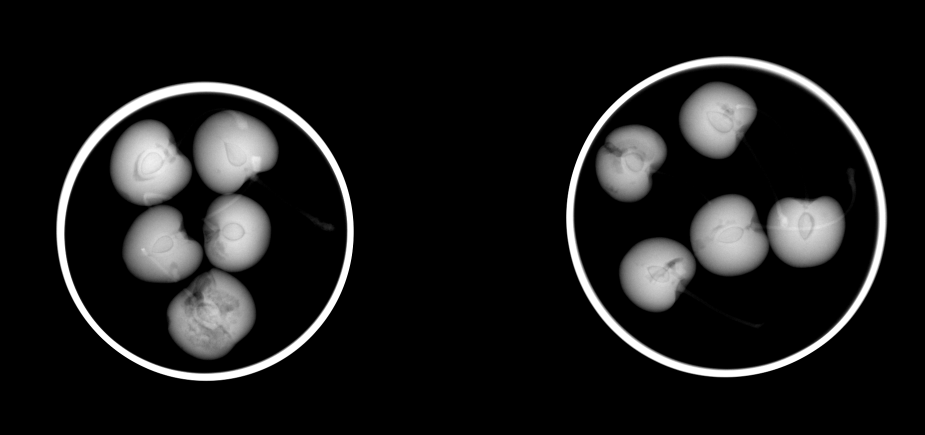
#> input picture Clases/Cap02_Extraer_Características/Pitón/N0001_0004b.png, 1850 x 870 px, found by its file name (shown at 1/2 size)
$ jupyter execute --allow-errors PAT02_Intensity_Contrast_CLP.ipynb   (shell and % lines are left out)
#> lines starting #> are read from the running program, lines starting #| are printed output that depends on the picture; after the words box and inside, x2 and y2 are one past the last pixel; in counts of white or black regions, pixels touching at a corner belong together
# Reconocimiento de Patrones
[Curso de Reconocimiento de Patrones]

Departamento Electrónica

Universidad Popular del Cesar

José Ramón Iglesias Gamarra

# Ejemplos: Características de Intensidad (básicas, contraste y CLP)

En este ejemplo se muestra cómo usar las características de intensidad en radiografías de frutas y piezas metálicas. Ejemplos extraídos del libro [Computer Vision for X-ray Testing](https://domingomery.ing.puc.cl/publications/book/) (Mery & Pieringer, Springer, 2021).

# Environment Setup
Download and install in Colab required packages and import libraries.

## PyXvis Library

PyXvis es una librería creada recientemente para el libro [Computer Vision for X-ray Testing](https://domingomery.ing.puc.cl/publications/book/) (Mery & Pieringer, Springer, 2021). En los ejemplos de este notebook, se utiliza esta librería sólo para la extracción de características. Por el momento. como la instalación de PyXvis usando 'pip install pyxvis' es inestable, usaremos esta instalación:

[cell 1]
print('PyXvis library downloaded.')

## Images of the Dataset
Downloading of X-ray images of GDXray that are used in these examples. GDXray

## Installation of Libraries

# Example 1: Características de intensidad básicas

In this example, we show how to extract six basic intensity features of ten apples. The six features are:

* $f_1$: Intensity mean

* $f_2$: Intensity standard deviation

* $f_3$: Intensity kurtosis

* $f_4$: Intensity skewness

* $f_5$: Mean Laplacian

* $f_6$: Mean boundary gradient

[cell 2]
import numpy as np
import matplotlib.pyplot as plt
from skimage.measure import label
from pyxvis.features.extraction import extract_features

fig    = plt.figure()
ax     = fig.add_subplot(111)
img    = plt.imread('images/N0001_0004b.png')
#> img is the input picture: shape (870, 1850) float32; min 0, max 1, mean 0.103
implot = plt.imshow(img,cmap='gray')
R      = img>0.27     # segmentation
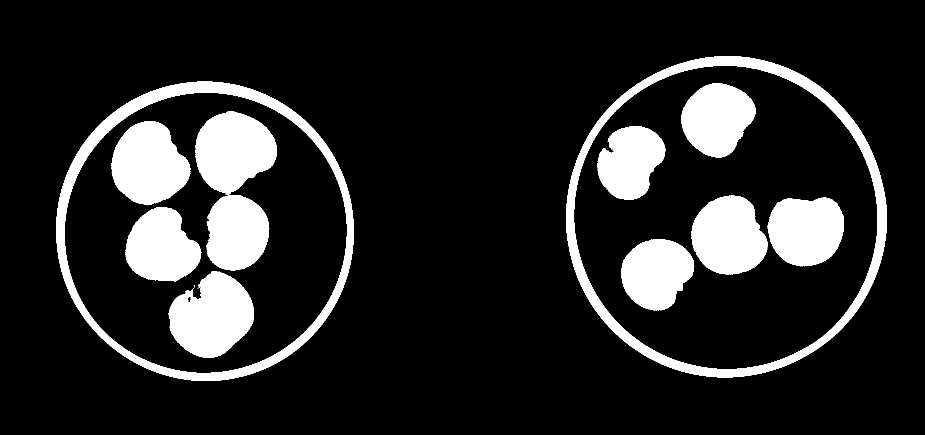
#> R: shape (870, 1850) bool (shown at 1/2 size); 14.7% white; 18 white regions (6 under 20 px), largest, box (x1, y1, x2, y2) and area: (1132, 112, 1774, 755) 34054, (112, 163, 708, 762) 31855, (337, 542, 508, 716) 20478
L      = label(R)     # labeling
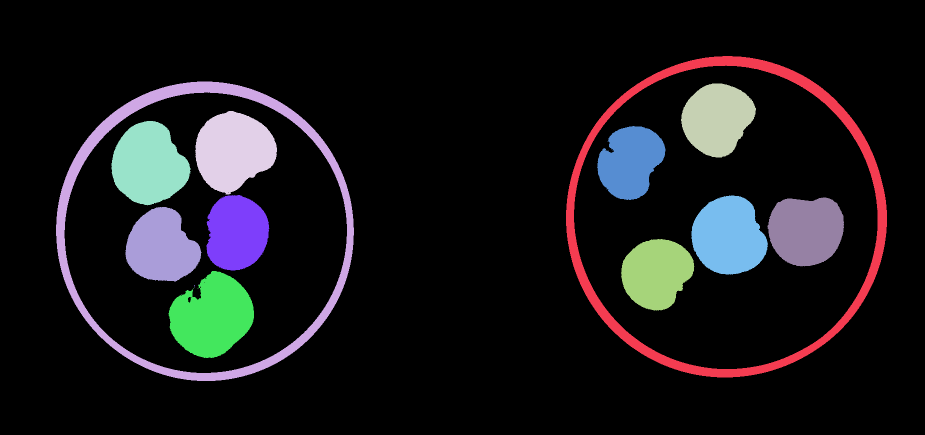
#> L: shape (870, 1850) int32 (shown at 1/2 size); 19 distinct labels, from 0 to 18; one colour per label, 0 black
n      = np.max(L)    # number of segmented regions
#> n = 18
t      = 0
T      = np.zeros((n,6))
#> (the rest of this cell did not finish here and is left out)

The basic geometric features are extracted by  function `extract_features` of PyXvis  with parameters `'basicint'`, `img=img`, and `bw=R`, where `img` is the original X-ray image and `R` is the binary image that indicates the pixels where the intensity features are extracted.

# Ejemplo 2: Defect detection using contrast features

In this example, we show how to detect small defects in an X-ray image of a casting image using area and contrast features. We follow the general block-diagram:

Here, area and contrast features are extracted for each region as defined by enclosed edges. The detection is performed if the size of the region is between some thresholds and the contrast is high enough.

[cell 3]
import numpy as np
import matplotlib.pyplot as plt
from pyxvis.processing.images import gradlog
from skimage.measure import label
from pyxvis.features.extraction import extract_features

img    = plt.imread('images/small_wheel.png')  # input image with a defect
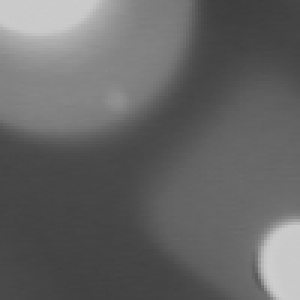
#> input picture Clases/Cap02_Extraer_Características/Pitón/small_wheel.png, 100 x 100 px, found by its file name (shown 3 times larger)
#> img is the input picture: shape (100, 100) float32; min 0.243, max 0.808, mean 0.397
(N,M)  = img.shape
#> N = 100; M = 100
#> (the rest of this cell did not finish here and is left out)
